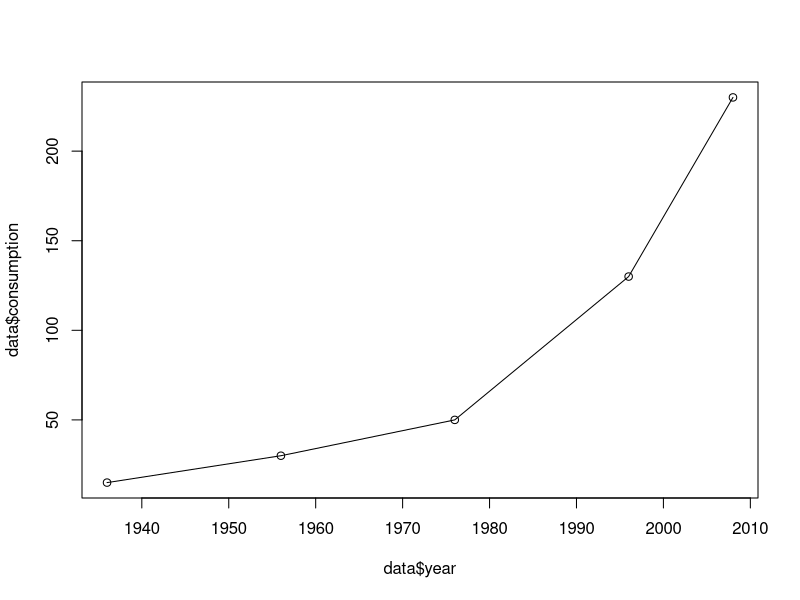
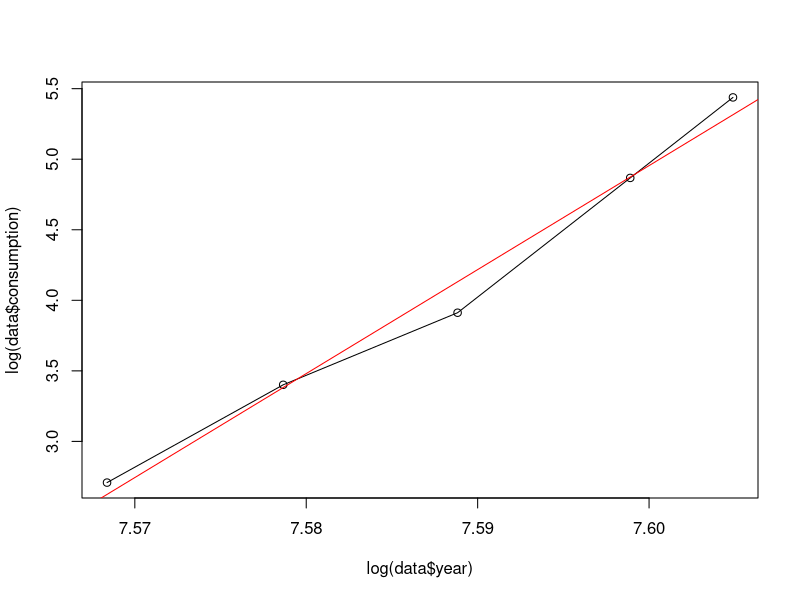
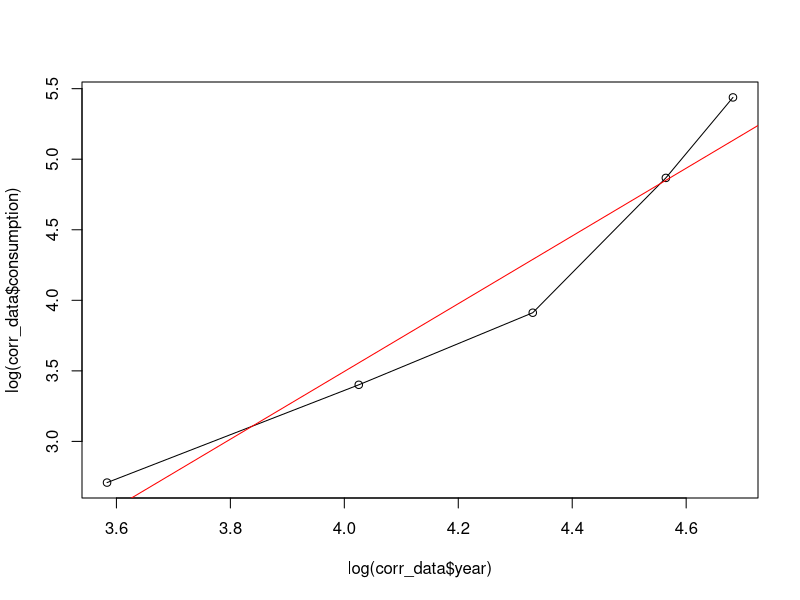
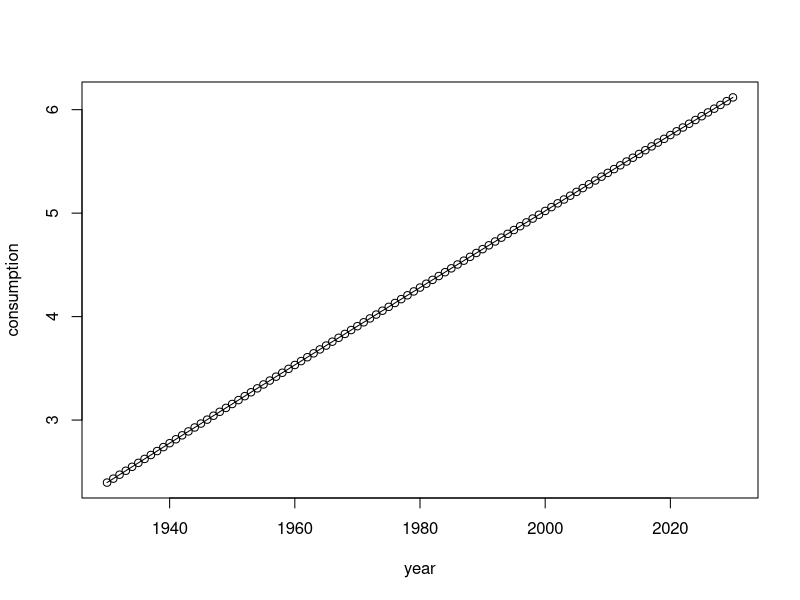
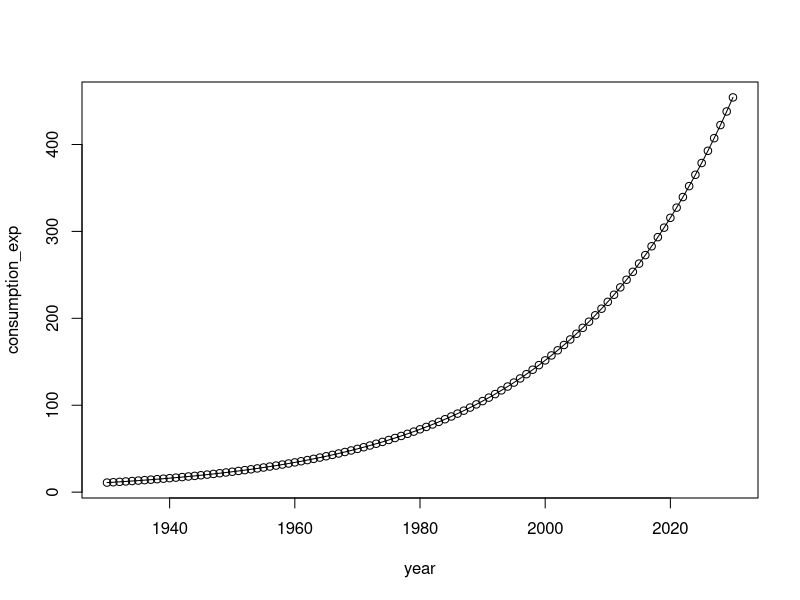

These figures' R source, in order:
data = as.data.frame(cbind(c(1936,1956,1976,1996,2008), c(15,30,50,130,230)))
names(data) = c('year', 'consumption')
data

# y = ln(b*e^(cx)) = ln(b) + ln(e^(cx)) = ln(b) + c*ln(e) * x = ln(b) + c*ln(e) * (x -1900) = 
#
# (ln(b) - c*ln(e)*1900) + c*ln(e) * x
#b = 1
#c = 1
#plot(log(data$consumption) ~ ((log(b) - c*log(e)*1900) + (c*log(exp(1)) * data$year)))

# linear
plot(data$consumption ~ data$year)
lines(data$consumption ~ data$year)

# a.) log
###############################
# without correction (x-1900) #
###############################
plot(log(data$consumption) ~ log(data$year))
lines(log(data$consumption) ~ log(data$year))

mylm_uc = lm(log(data$consumption) ~ log(data$year))
abline(mylm_uc, col = 'red')

mylm_uc_coef = coef(mylm_uc)
# for cx + b:
names(mylm_uc_coef) = c('b', 'c')


#############################
# with corrections (x-1900) #
#############################
corr_data = data
corr_data$year = corr_data$year - 1900
plot(log(corr_data$consumption) ~ log(corr_data$year))
lines(log(corr_data$consumption) ~ log(corr_data$year))

#### aus Musterlösung ###
muster = lm(log(data$consumption) ~ corr_data$year)
summary(muster)
#########################

mylm_c = lm(log(corr_data$consumption) ~ log(corr_data$year))
abline(mylm_c, col = 'red')

mylm_c_coef = coef(mylm_c)
# for cx + b:
names(mylm_c_coef) = c('b', 'c')

# b.)
get_value = function(mycoef, year) {
  return(mycoef['b'] + mycoef['c']*log(year))
}

# uncorrected
res_uc = get_value(mylm_uc_coef, 2010)
exp(res_uc)
res_uc = get_value(mylm_uc_coef, 2030)
exp(res_uc)

# corrected
res_c = get_value(mylm_c_coef, 2010)
exp(res_c)

exp(get_value(mylm_c_coef, 2008))

# c.)

lin_data = as.data.frame(seq(1930,2030,1))
names(lin_data) = c('year')

for (i in 1:nrow(lin_data)) {
  lin_data[i,'consumption'] = get_value(mylm_uc_coef, lin_data[i,'year'])
  lin_data[i,'consumption_exp'] = exp(get_value(mylm_uc_coef, lin_data[i,'year']))
}

# lin plot
plot(consumption ~ year, data = lin_data)
lines(consumption ~ year, data = lin_data)

# exp plot
plot(consumption_exp ~ year, data = lin_data)
lines(consumption_exp ~ year, data = lin_data)